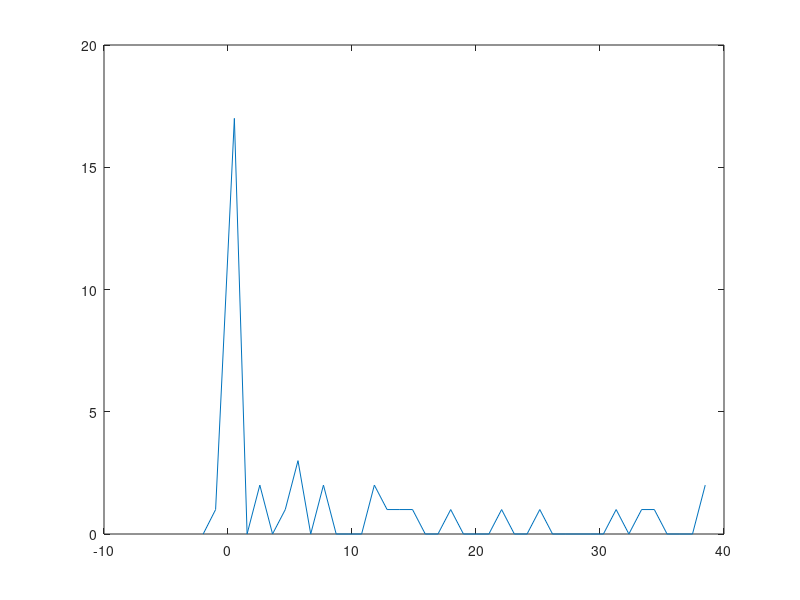

Write MATLAB code to recreate this figure.
a = [0.31875
0.318055556
0.315277778
0.314583333
0.313194444
0.309027778
0.306944444
0.304166667
0.302083333
0.301388889
0.300694444
0.3
0.3
0.297222222
0.297222222
0.295833333
0.295833333
0.295833333
0.295138889
0.29375
0.29375
0.292361111
0.292361111
0.292361111
0.292361111
0.291666667
0.291666667
0.291666667
0.291666667
0.291666667
0.291666667
0.291666667
0.291666667
0.291666667
0.291666667
0.291666667
0.291666667
0.291666667];
a2 = a-min(a);
a2 = a2/0.000694444;

[b,t] = hist(a2,length(a2));
b = [0 1 b];
t = [-2 -1 t];
plot(t,b)
